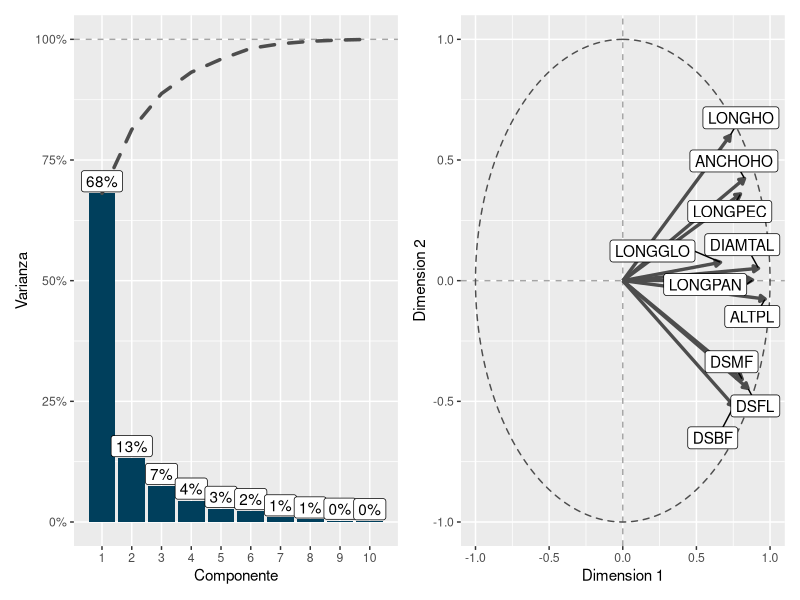
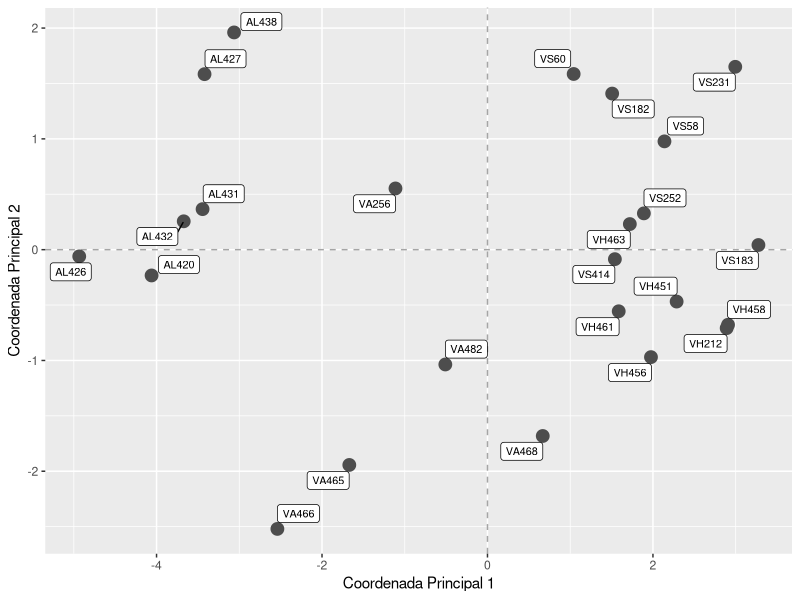
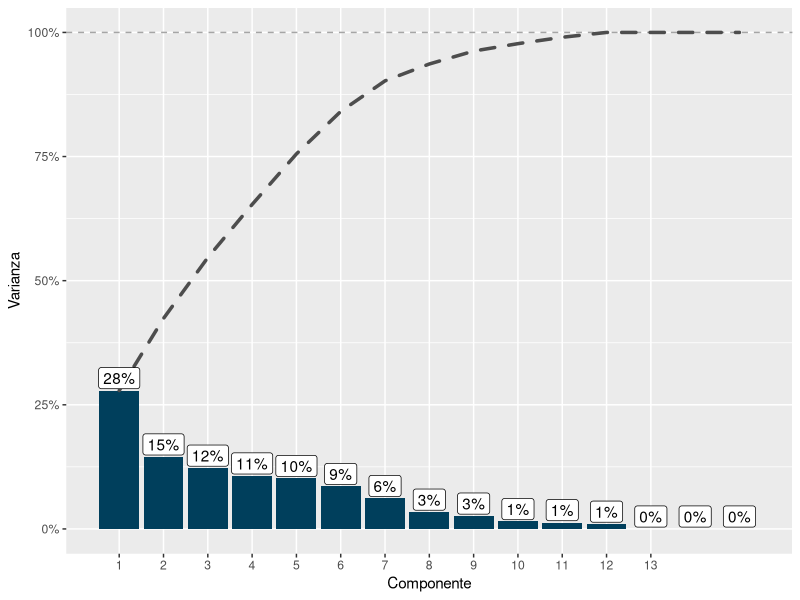
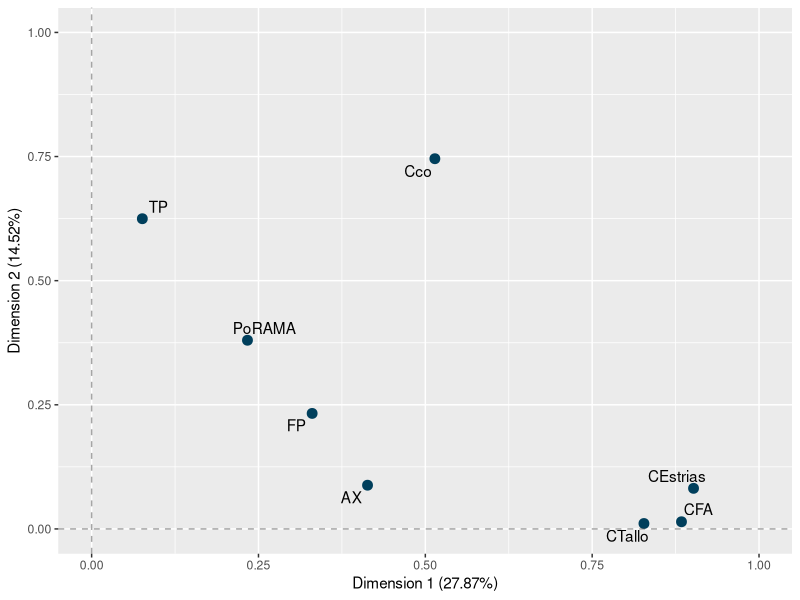
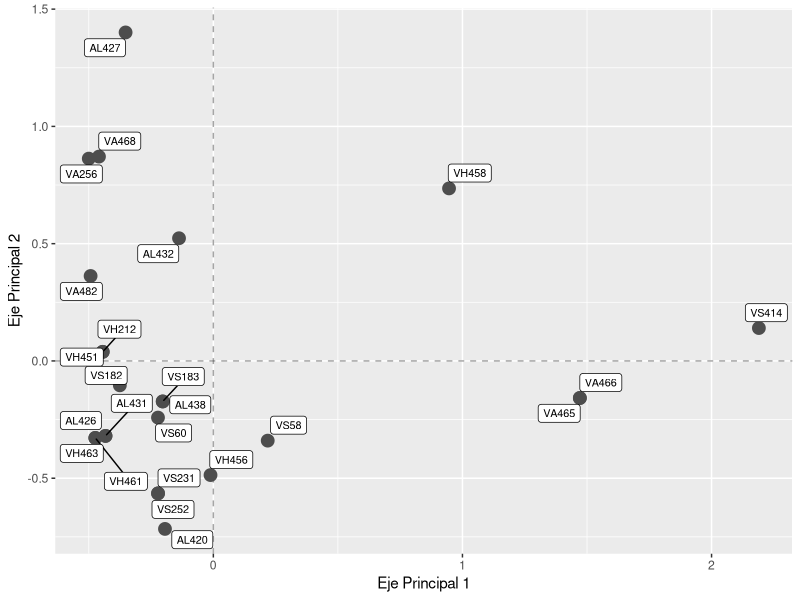
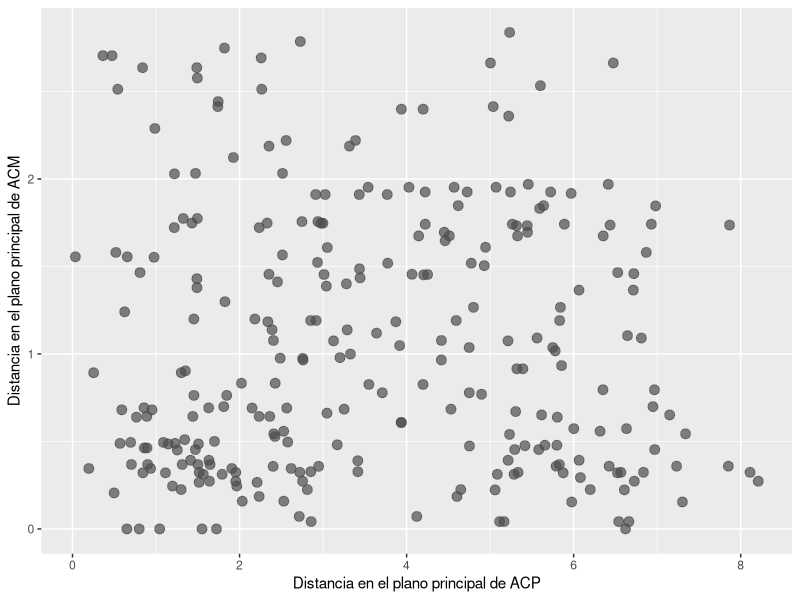
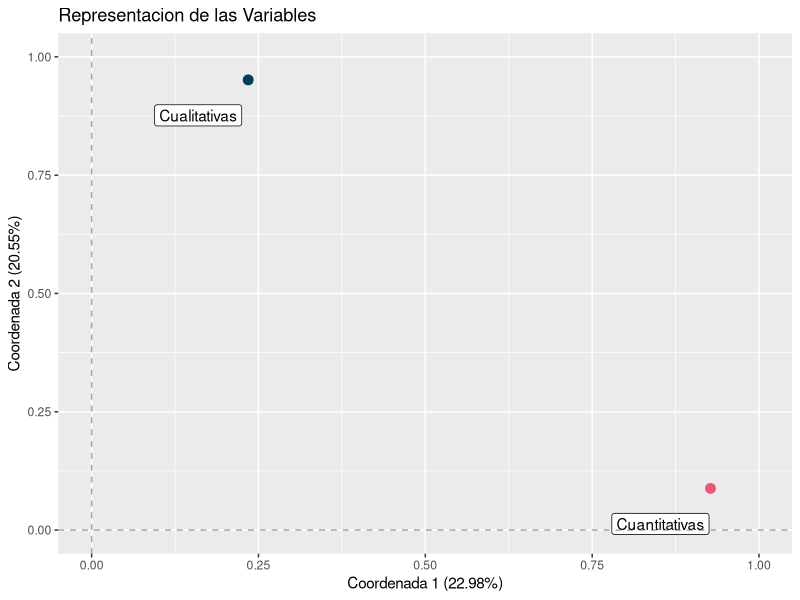
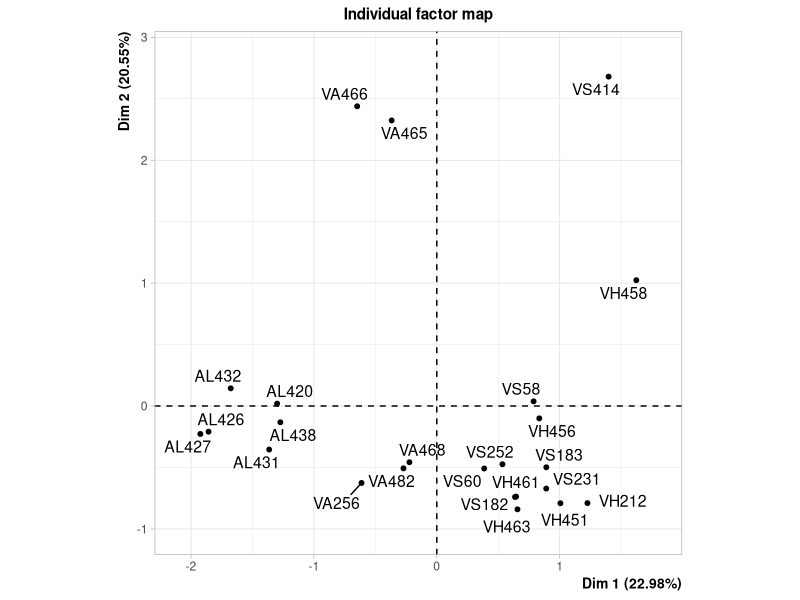

Here is the R script that generated these plots, in order:
## ---- chunk 1
knitr::opts_chunk$set(
  echo = FALSE, message = FALSE, warning = FALSE, fig.align = "center",
  fig.pos = "H", out.extra = "", fig.height = 3.5, fig.width = 5.5
)
colores <- c("#003f5c", "#7a5195", "#ef5675", "#ffa600")
## ---- chunk 2
library(cluster)
library(dplyr)
library(FactoMineR)
library(ggplot2)
library(ggforce)
library(ggrepel)
library(kableExtra)
library(patchwork)
## ---- chunk 3
    data <- read.csv2(
      here::here("data", "raw", "QUINOA.csv"), 
      row.names = 1, 
      stringsAsFactors = FALSE
    )
    cuanti <- data %>%
      select(
        DIAMTAL, ALTPL, LONGHO, ANCHOHO, LONGPEC,
        LONGPAN, LONGGLO, DSBF, DSFL, DSMF
      )
    cuali <- data %>%
      select(AX, CEstrias, CTallo, PoRAMA, CFA,  Cco, TP, FP)
    pca <- PCA(cuanti, ncp = 2, graph = FALSE)
## ---- chunk 4
    autovalores_vector <- as.vector(prop.table(pca$eig[, 1]))
        autovalores <- data.frame(
          x = 1:10,
          varianza = autovalores_vector,
          varianza_cum = cumsum(autovalores_vector)
        )
    autovalores$label <- paste0(round(autovalores$varianza * 100), "%")
    
    p1 <- ggplot(autovalores, aes(x = x)) + 
      geom_hline(yintercept = 1, linetype = "dashed", color = "gray30", alpha = 0.5) + 
      geom_col(aes(y = varianza), fill = colores[1]) +
      geom_line(
        aes(y = varianza_cum), 
        linetype = "dashed",
        size = 1.2, 
        color = "grey30",
        lineend = "round"
      ) + 
      geom_label(
        aes(y = varianza, label = label), 
        nudge_y = 0.025
      ) + 
      scale_x_continuous(
        breaks = 1:13
      ) + 
      scale_y_continuous(
        labels = scales::percent_format()
      ) + 
      labs(
        x = "Componente",
        y = "Varianza"
      ) + 
      theme(
        panel.grid.minor.x = element_blank()
      )
    
    variables <- as.data.frame(pca$var$coord)
    variables$etiqueta <- rownames(pca$var$coord)
    variables$x0 <- 0
    variables$y0 <- 0
        
    p2 <- ggplot(variables) + 
      geom_vline(xintercept = 0, linetype = "dashed", color = "gray30", alpha = 0.5) + 
      geom_hline(yintercept = 0, linetype = "dashed", color = "gray30", alpha = 0.5) +
      geom_circle(
        aes(x0 = x, y0 = y, r = r), 
        linetype = "dashed", color = "gray30", alpha = 0.5,
        data = data.frame(x = 0, y = 0, r = 1)
      ) + 
      geom_segment(
        aes(x = x0, y = y0, xend = Dim.1, yend = Dim.2),
        arrow = arrow(length = unit(0.15, "cm"), type ="closed"),
        size = 1.15,
        color = "grey30",
        show.legend = FALSE
      ) + 
      scale_color_manual(values = colores[c(1, 4)]) + 
      geom_label_repel(
        aes(Dim.1, Dim.2, label = etiqueta), 
        min.segment.length = 0,
        max.overlaps = 30
      ) + 
      lims(x = c(-1, 1), y = c(-1, 1)) + 
      labs(x = "Dimension 1", y = "Dimension 2")
    
    p1 | p2
## ---- chunk 5
    pc1 <- pca$ind$coord[, 1]
    pc2 <- pca$ind$coord[, 2]
    etiquetas <- rownames(pca$ind$coord)
    datos_cp <- as.data.frame(cbind(etiquetas, pc1, pc2))
    colnames(datos_cp) <- c("IND","CP1", "CP2")
    
    ggplot(datos_cp) + 
      geom_vline(xintercept = 0, linetype = "dashed", color = "gray30", alpha = 0.5) + 
      geom_hline(yintercept = 0, linetype = "dashed", color = "gray30", alpha = 0.5) +
      geom_point(aes(pc1, pc2), size = 4, color = "gray30") + 
      geom_label_repel(aes(pc1, pc2, label = IND), size=2.75) + 
      labs(
        x = "Coordenada Principal 1",
        y = "Coordenada Principal 2"
      )
## ---- chunk 6
    acm <- MCA(cuali, graph = FALSE)
    autovalores_vector <- as.vector(prop.table(acm$eig[, 1]))
    autovalores <- data.frame(
      x = 1:15,
      varianza = autovalores_vector,
      varianza_cum = cumsum(autovalores_vector)
    )
    autovalores$label <- paste0(round(autovalores$varianza * 100), "%")
        
    ggplot(autovalores, aes(x = x)) + 
      geom_hline(yintercept = 1, linetype = "dashed", color = "gray30", alpha = 0.5) + 
      geom_col(aes(y = varianza), fill = colores[1]) +
      geom_line(
        aes(y = varianza_cum), 
        linetype = "dashed",
        size = 1.2, 
        color = "grey30",
        lineend = "round"
      ) + 
      geom_label(
        aes(y = varianza, label = label), 
        nudge_y = 0.025
      ) + 
      scale_x_continuous(
        breaks = 1:13
      ) + 
      scale_y_continuous(
        labels = scales::percent_format()
      ) + 
      labs(
        x = "Componente",
        y = "Varianza"
      ) + 
      theme(
        panel.grid.minor.x = element_blank()
      )
## ---- chunk 7
    d <- as.data.frame(acm$var$eta2[, 1:2])
    d$etiquetas <- rownames(d)

    ggplot(d, aes(`Dim 1`, `Dim 2`)) + 
      geom_point(size = 3, color = colores[1]) +
      geom_text_repel(aes(label = etiquetas)) + 
      geom_vline(xintercept = 0, linetype = "dashed", color = "gray30", alpha = 0.5) + 
      geom_hline(yintercept = 0, linetype = "dashed", color = "gray30", alpha = 0.5) +
      labs(x = "Dimension 1 (27.87%)", y = "Dimension 2 (14.52%)") + 
      lims(x = c(0, 1), y = c(0, 1))
## ---- chunk 8
    eje1 <- acm$ind$coord[,1]
    eje2 <- acm$ind$coord[,2]
    etiquetas <- rownames(acm$ind$coord)
    datos_acm <- as.data.frame(cbind(etiquetas, eje1, eje2))
    colnames(datos_acm) <- c("IND","EJE1", "EJE2")
    
    ggplot(datos_acm) + 
      geom_vline(xintercept = 0, linetype = "dashed", color = "gray30", alpha = 0.5) + 
      geom_hline(yintercept = 0, linetype = "dashed", color = "gray30", alpha = 0.5) +
      geom_point(aes(eje1, eje2), size = 4, color = "gray30") + 
      geom_label_repel(aes(eje1, eje2, label = IND), size=2.75) + 
      labs(
        x = "Eje Principal 1",
        y = "Eje Principal 2"
      )
## ---- chunk 9
dist_acp <- dist(pca$ind$coord[,1:2])
dist_acm <- dist(acm$ind$coord[,1:2])                

## ---- chunk 10
    concordancia_df <- data.frame(
      x = as.vector(dist_acp),
      y = as.vector(dist_acm)
    )
    ggplot(concordancia_df) + 
      geom_point(aes(x, y), size = 3, alpha = 0.7, color = "grey30") + 
      labs(
          x = "Distancia en el plano principal de ACP",
          y = "Distancia en el plano principal de ACM"
      )
## ---- chunk 11
    afm <- MFA(
      data, 
      group = c(ncol(cuanti), ncol(cuali)), 
      type = c("s", "n"), 
      ncp = 2, 
      name.group = c("Cuantitativas", "Cualitativas"),
      graph = FALSE
    )
## ---- chunk 12
    kable(
          afm$group$Lg, 
          digits = 2,
          align = "c",
          caption = "Coeficiente Lg"
    ) %>% 
      kable_styling(font_size = 10, latex_options = "HOLD_position") %>% 
      kable_classic_2() 
## ---- chunk 13
    kable(
        sqrt(afm$group$Lg), 
        digits = 2,
        align = "c",
        caption = "Coeficiente Ng"
    ) %>% 
      kable_styling(font_size = 10, latex_options = "HOLD_position") %>% 
      kable_classic_2() 
## ---- chunk 14
    kable(
      afm$group$RV, 
      digits = 2,
      align = "c",
      caption = "Coeficiente RV"
    ) %>% 
      kable_styling(font_size = 10, latex_options = "HOLD_position") %>% 
      kable_classic_2() 
## ---- chunk 15
    d = as.data.frame(afm$group$coord)[, 1:2]
    d$ambiente = rownames(d)
    rownames(d) = NULL
    colnames(d) = c("x", "y", "ambiente")
    
    ggplot(d) +
      geom_point(aes(x, y, color = ambiente), size = 3) + 
      geom_label(aes(x, y, label = ambiente), nudge_x = -0.075, nudge_y = -0.075) + 
      geom_hline(yintercept = 0, linetype = "dashed", color = "gray30", alpha = 0.5) +
      geom_vline(xintercept = 0, linetype = "dashed", color = "gray30", alpha = 0.5) +
      scale_color_manual(values = colores[c(1, 3)], guide = FALSE) + 
      labs(
        x = "Coordenada 1 (22.98%)",
        y = "Coordenada 2 (20.55%)",
        title = "Representacion de las Variables"
      ) +
      lims(x = c(0, 1), y = c(0, 1))
## ---- chunk 16
    # Contribucion a los ejes
    kable(
      afm$quali.var$contrib[,1:2], 
      digits = 2,
      align = "c",
      caption  = "Contribuciones a los Ejes - Cualitativas"
    ) %>% 
      kable_styling(font_size = 10, latex_options = "HOLD_position") %>% 
      kable_classic_2()
## ---- chunk 17
    kable(
      afm$quanti.var$contrib[,1:2],
      digits = 2,
      align = "c",
      caption  = "Contribuciones a los Ejes - Cuantitativas"
    ) %>% 
      kable_styling(font_size = 10, latex_options = "HOLD_position") %>% 
      kable_classic_2()
## ---- chunk 18
    # individuos conseso, permite ver si hay agrupamientos por zona
    plot.MFA(afm, choix = "ind", invisible = "quali", habillage = "group")
## ---- chunk 19
    plot.MFA(afm, choix = "ind", invisible = "quali", habillage = "group", partial = "all")
## ---- chunk 20
    plot.MFA(afm, choix = "ind", invisible = "ind")
